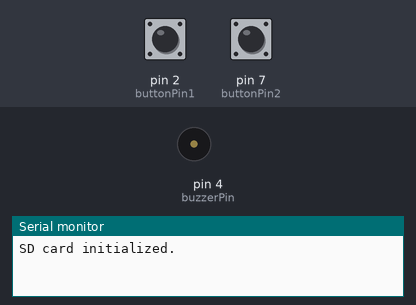
Recording of a sketch running on a simulated Arduino Uno, built with avr-gcc and run on an emulated ATmega328P. On the bench: buzzer (waves = sounding, pin HIGH), the last lines printed to the serial monitor. The inputs (shaded band) are chosen by the test bench; at power-on: pin 2 (buttonPin1) HIGH, pin 7 (buttonPin2) HIGH. Storage starts empty.

Above: at 1.2 s.
1.3 s: pin 2 (buttonPin1) pulled LOW for 3.2 s
At 2.47 s:
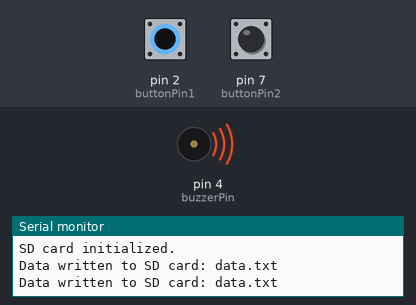
6.0 s: pin 7 (buttonPin2) pulled LOW for 3.2 s
At 7.17 s:
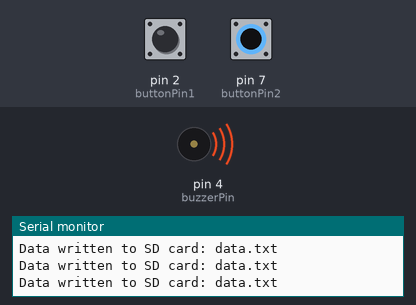
Timing chart, 0 to 9.8 s (numbered marks = the images above; inputs shaded):
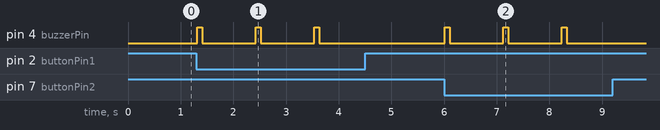

Measured:
- after the input at 1.3 s, pin 4 (buzzerPin): alternates HIGH for 0.10 s and LOW for 1.0 s, 6 changes in all, then stays LOW, starting at once
- after the input at 6.0 s, pin 4 (buzzerPin): alternates HIGH for 0.10 s and LOW for 1.0 s, 6 changes in all, then stays LOW, starting at once

The sketch:

SDCARD_v2.ino
```cpp
#include <SPI.h>
#include <SD.h>

const int buttonPin1 = 2;
const int buttonPin2 = 7;
const int buzzerPin = 4; // Pin for the buzzer
const int chipSelect = 10;

File dataFile;

void setup() {
  Serial.begin(9600);

  pinMode(buttonPin1, INPUT);
  pinMode(buttonPin2, INPUT);
  pinMode(buzzerPin, OUTPUT); // Set buzzer pin as output
  digitalWrite(buttonPin1, HIGH); // Enable internal pull-up resistor
  digitalWrite(buttonPin2, HIGH); // Enable internal pull-up resistor

  initializeSDCard(); // Attempt to initialize SD card
}

void loop() {
  if (digitalRead(buttonPin1) == LOW) { // Button 1 is pressed
    uploadData("data.txt", "Data for Button 1");
    beepBuzzer();
    delay(1000); // Debounce delay
  }

  if (digitalRead(buttonPin2) == LOW) { // Button 2 is pressed
    uploadData("data.txt", "Data for Button 2");
    beepBuzzer();
    delay(1000); // Debounce delay
  }
}

void initializeSDCard() {
  if (SD.begin(chipSelect)) {
    Serial.println("SD card initialized.");
  } else {
    Serial.println("Error initializing SD card.");
    longBeepBuzzer(); // Produce a longer beep for initialization error
  }
}

void uploadData(const char *filename, const char *data) {
  dataFile = SD.open(filename, FILE_WRITE);
  if (dataFile) {
    dataFile.println(data);
    dataFile.close();
    Serial.println("Data written to SD card: " + String(filename));
  } else {
    Serial.println("Error opening " + String(filename));
  }
}

void beepBuzzer() {
  digitalWrite(buzzerPin, HIGH); // Turn on the buzzer
  delay(100); // Beep duration
  digitalWrite(buzzerPin, LOW); // Turn off the buzzer
}

void longBeepBuzzer() {
  digitalWrite(buzzerPin, HIGH); // Turn on the buzzer
  delay(500); // Longer beep duration
  digitalWrite(buzzerPin, LOW); // Turn off the buzzer
}
```
